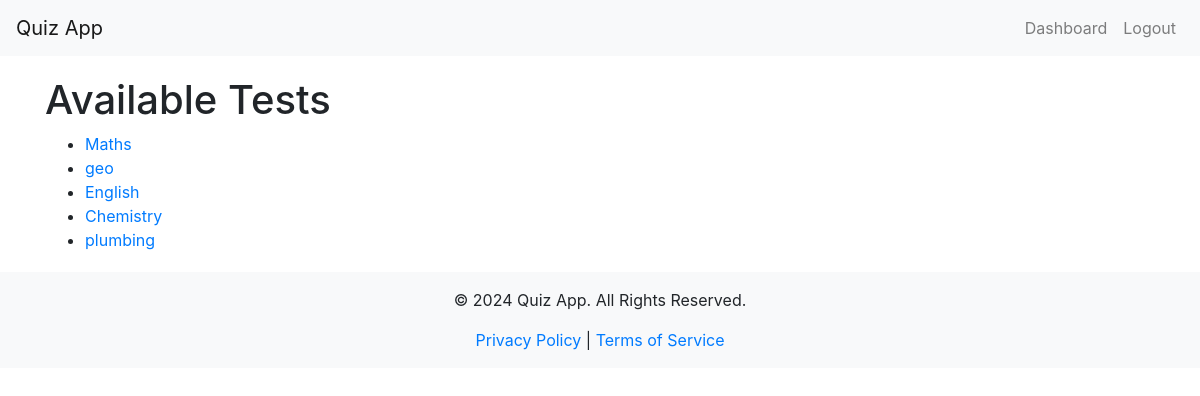
The app's page /available_tests (signed in) with its own data.
### app/models.py (models this page shows)
class QuizSet(db.Model):
    id = db.Column(db.Integer, primary_key=True)
    title = db.Column(db.String(128), nullable=False)
    questions = db.relationship('Question', backref='quiz_set', lazy=True)
    quiz_results = db.relationship('QuizResult', backref='related_quiz_set', lazy=True)  # Renamed backref

### app/routes.py (the view)
@main_bp.route("/available_tests")
@login_required
def available_tests():
    quizzes = QuizSet.query.all()
    return render_template('available_tests.html', quizzes=quizzes)

### app/__init__.py (called while the page is built)
@login_manager.user_loader
def load_user(user_id):
    from app.models import User
    return User.query.get(int(user_id))

### app/templates/available_tests.html
{% extends "layout.html" %}
{% block content %}
<h1>Available Tests</h1>
<ul>
    {% for quiz in quizzes %}
    <li>
        <a href="{{ url_for('main.quiz', quiz_id=quiz.id) }}">{{ quiz.title }}</a>
    </li>
    {% endfor %}
</ul>
{% endblock %}

### records on screen
QuizSet: title "Maths"
QuizSet: title "geo"
QuizSet: title "English"
QuizSet: title "Chemistry"
QuizSet: title "plumbing"
